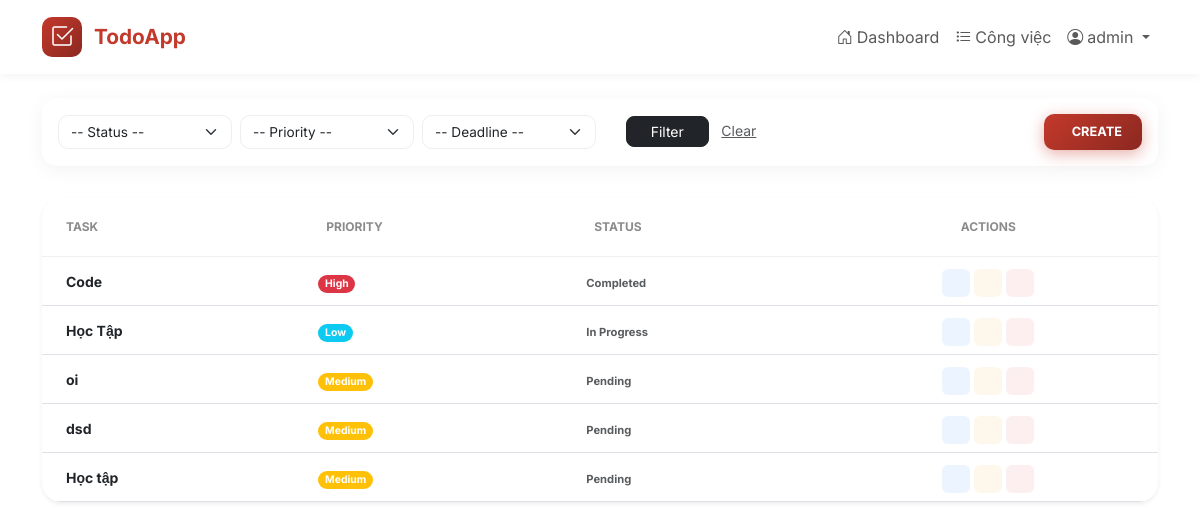
Page /tasks/ (signed in) on the earlier database version.
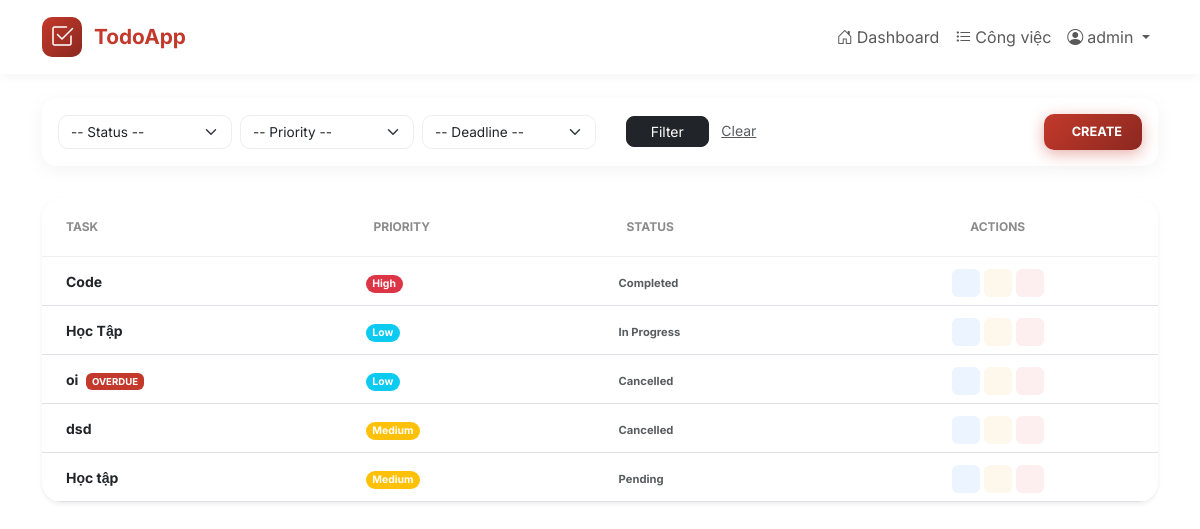
Same page on the later database version.
### tasks/models.py (models this page shows, shortened)
class Task(models.Model):
    PRIORITY_CHOICES = [
        ('low', 'Low'),
        ('medium', 'Medium'),
        ('high', 'High'),
    ]
    STATUS_CHOICES = [
        ('pending', 'Pending'),
        ('in_progress', 'In Progress'),
        ('completed', 'Completed'),
        ('cancelled', 'Cancelled'),
    ]
    id = models.UUIDField(primary_key=True, default=uuid.uuid4, editable=False)
    user = models.ForeignKey(
        settings.AUTH_USER_MODEL,
        on_delete=models.CASCADE,
        related_name='tasks'
    )
    title = models.CharField(max_length=200)
    description = models.TextField(blank=True, null=True)
    deadline = models.DateTimeField(blank=True, null=True)
    priority = models.CharField(
        max_length=10,
        choices=PRIORITY_CHOICES,
        default='medium'
    )
    status = models.CharField(
        max_length=20,
        choices=STATUS_CHOICES,
        default='pending'
    )
    created_at = models.DateTimeField(auto_now_add=True)
    updated_at = models.DateTimeField(auto_now=True)
    class Meta:
        ordering = ['-created_at']
        verbose_name = 'Task'
        verbose_name_plural = 'Tasks'
    @property
    def is_overdue(self):
        if self.deadline and self.status != 'completed':
            return timezone.now() > self.deadline
        return False

### tasks/views.py (the view, shortened to what this page needs)
# urls.py: path('', views.task_list, name='task_list'),
@login_required
def task_list(request):
    tasks = Task.objects.filter(user=request.user)
    status_filter = request.GET.get('status')
    priority_filter = request.GET.get('priority')
    deadline_filter = request.GET.get('deadline')  # 'overdue', 'today', 'week', 'month'
    if status_filter:
        tasks = tasks.filter(status=status_filter)
    if priority_filter:
        tasks = tasks.filter(priority=priority_filter)
    sort_by = request.GET.get('sort', '-created_at')  # Default: newest first
    valid_sorts = [
        'created_at', '-created_at',  # By creation date
        'deadline', '-deadline',  # By deadline
        'priority', '-priority',  # By priority
        'status', '-status',  # By status
        'title', '-title',  # By title
    ]
    if sort_by in valid_sorts:
        if sort_by in ['deadline', '-deadline']:
            if sort_by == 'deadline':
                tasks = tasks.order_by('deadline', 'created_at')
            else:
                tasks = tasks.order_by('-deadline', 'created_at')
        else:
            tasks = tasks.order_by(sort_by)
    else:
        tasks = tasks.order_by('-created_at')
    page = request.GET.get('page', 1)
    paginator = Paginator(tasks, 10)  # 10 tasks per page
    try:
        tasks_page = paginator.page(page)
    except PageNotAnInteger:
        tasks_page = paginator.page(1)
    except EmptyPage:
        tasks_page = paginator.page(paginator.num_pages)
    context = {
        'tasks': tasks_page,
        'status_filter': status_filter,
        'priority_filter': priority_filter,
        'deadline_filter': deadline_filter,
        'sort_by': sort_by,
        'paginator': paginator,
    }
    return render(request, 'tasks/task_list.html', context)

### tasks/templates/tasks/task_list.html (shortened to what this page needs)
{% extends 'base.html' %}
{% block content %}
<div class="container py-4">
    <div class="card filter-card">
        <div class="card-body p-3">
            <form method="get" class="row g-2 align-items-center">
                <div class="col-md-2">
                    <select name="status" class="form-select form-select-brand">
                        <option value="">-- Status --</option>
                    </select>
                </div>
                <div class="col-md-2">
                    <select name="priority" class="form-select form-select-brand">
                        <option value="">-- Priority --</option>
                    </select>
                </div>
                <div class="col-md-2">
                    <select name="deadline" class="form-select form-select-brand">
                        <option value="">-- Deadline --</option>
                    </select>
                </div>
                <div class="col-md-2 text-center">
                    <button type="submit" class="btn btn-dark btn-sm px-4 rounded-3">Filter</button>
                    <a href="{% url 'task_list' %}" class="text-muted small ms-2">Clear</a>
                </div>
                <div class="col-md-4 text-end">
                    <a href="{% url 'task_create' %}" class="btn-create-brand">
                         CREATE
                    </a>
                </div>
            </form>
        </div>
    </div>
    <div class="task-table-container shadow-sm">
        <div class="table-responsive">
            <table class="table table-hover align-middle mb-0">
                <thead>
                    <tr>
                        <th class="ps-4">Task</th>
                        <th>Priority</th>
                        <th>Status</th>
                        <th class="text-center">Actions</th>
                    </tr>
                </thead>
                <tbody>
                    {% for task in tasks %}
                    <tr class="task-row">
                        <td class="ps-4">
                            <a href="{% url 'task_detail' task.id %}" class="text-decoration-none text-dark fw-bold small">
                                {{ task.title }}
                            </a>
                            {% if task.is_overdue %}
                                <span class="badge badge-overdue ms-1">OVERDUE</span>
                            {% endif %}
                        </td>
                        <td>
                            <span class="badge {% if task.priority == 'high' %}bg-danger{% elif task.priority == 'medium' %}bg-warning{% else %}bg-info{% endif %} rounded-pill" style="font-size: 0.65rem;">
                                {{ task.get_priority_display }}
                            </span>
                        </td>
                        <td>
                            <small class="text-muted fw-bold" style="font-size: 0.7rem;">
                                {{ task.get_status_display }}
                            </small>
                        </td>
                        <td class="text-center">
                            <div class="d-inline-flex">
                                <a href="{% url 'task_detail' task.id %}" class="btn-action-small btn-view-sm" title="View">
                                </a>
                                <a href="{% url 'task_update' task.id %}" class="btn-action-small btn-edit-sm" title="Edit">
                                </a>
                                <a href="{% url 'task_delete' task.id %}" class="btn-action-small btn-delete-sm" title="Delete">
                                </a>
                            </div>
                        </td>
                    </tr>
                    {% empty %}
                    <tr>
                        <td colspan="4" class="text-center py-5 text-muted">
                            No tasks available.
                        </td>
                    </tr>
                    {% endfor %}
                </tbody>
            </table>
        </div>
    </div>
</div>
{% endblock %}

Differences in the rows shown:
changed Task "oi": priority "Medium" → "Low"; status "Pending" → "Cancelled"; now shows "OVERDUE"
changed Task "dsd": status "Pending" → "Cancelled"
